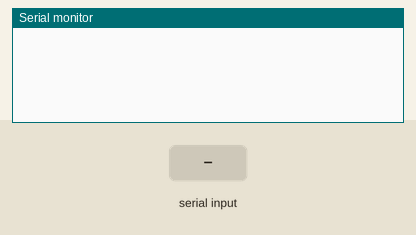
The sketch below on a simulated Arduino Mega 2560, built with avr-gcc and run on an emulated ATmega2560. Parts: the last lines printed to the serial monitor. The test bench sets the inputs (shaded band).

Above: at 1.2 s.
1.3 s: "1\n" received over the second serial link
At 2.5 s:
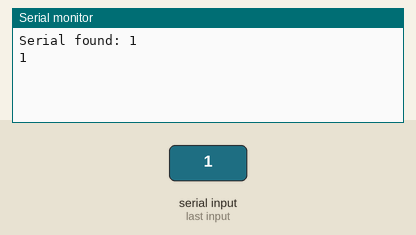
2.8 s: "0\n" received over the second serial link
At 3.7 s:
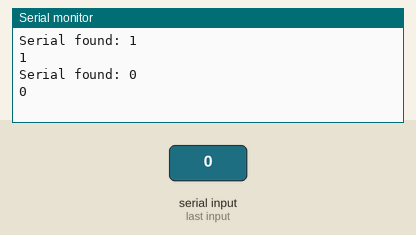

Measured:
- after the input at 1.3 s, the serial monitor: prints a new line at once (image 1)
- after the input at 2.8 s, the serial monitor: prints a new line at once (image 2)

The sketch:

serialcommstest.ino
```cpp
//#include <SoftwareSerial.h>   //Custom serial port configuration
/*
* Serial on pins 0 (RX) and 1 (TX) (also USB)
* Serial1 on pins 19 (RX) and 18 (TX)
* Serial2 on pins 17 (RX) and 16 (TX)
* Serial3 on pins 15 (RX) and 14 (TX)
*
* *Note about the multiple Serial ports; each Serial port has a recieve (RX) and transmit(TX) that connects to another device's
* transmit (TX) and recieve (RX). Simultaneous read and write on one Serial port should be possible, and extra Serial ports are
* used for extra devices communicating through Serial.
*
*
* Data type sizes:
*  byte = 8 bits, 1 byte
*    > u_byte = (0 - 255)
*    > byte = (-128 - 127)
*  int = 16 bits, 2 bytes
*    > u_int = (0 - 65535)
*    > int = (-32768 - 32767)
*  long = 32 bits, 4 bytes
*    > u_long = (0 - 4294967295)
*    > long = (-2147483648 - 2147483647)
*
*
* Explicit LEDs on the Arduino Mega 2560:
*  RX light blink : Recieving data
*  TX light blink : Transmitting data
*/
unsigned long BAUD_RATE = 250000;

void setup() {
  Serial.begin(BAUD_RATE);     //USB Port output
  Serial1.begin(BAUD_RATE);    //Pins 19/18 RX/TX input
  //while(!Serial) { ; }    //Required for native USB port only (such as Arduino Zero)
}

void loop() {
  //Message through Serial Monitor
  if(Serial.available()){
    Serial1.println(Serial.readStringUntil(10));
  }

  //Comms through 19/18 RX/TX ports
  if(Serial1.available()){   //Check if at least one character is available

    /* Basic Reading */
    //char ch = Serial.read();  //Reads one character at a time
    //String str = Serial.readString();   //Reads string, terminating after newline
    //String str = Serial.readStringUntil('b');  //Reads string, terminating before the character given by parameter (does not include the character) or after newline
    String str = Serial1.readStringUntil(10);   //Terminate before the newline (10 = ASCII linefeed)
    Serial.println("Serial found: " + str);

    Serial.flush();     //Wait explicitly until anything sent through Serial is completely sent, rather than waiting to be sent in the Serial buffer.
                        //Otherwise, the program would move on to the next statement, regardless if there was anything in the buffer.


    /* Parsing and Analyzing */
    //Parsing packets of info with comma separation.
    //Note: input is something like "hello,world,how,are,you" or "hello, world, how, are, you"
    String parse;
    while(str.length() > 0){
      parse = str.substring(0, str.indexOf(','));
      str = str.substring(parse.length() + 1);
      parse.trim();             //Cleans up leading and following whitespace
      Serial.println(parse);
    }

    //Evaluating commands
    // str.trim();
    // if(str.equals("how are you")){
    //   Serial.println("im fine thank you");
    // }


    /* Testing */


  }

}
```
